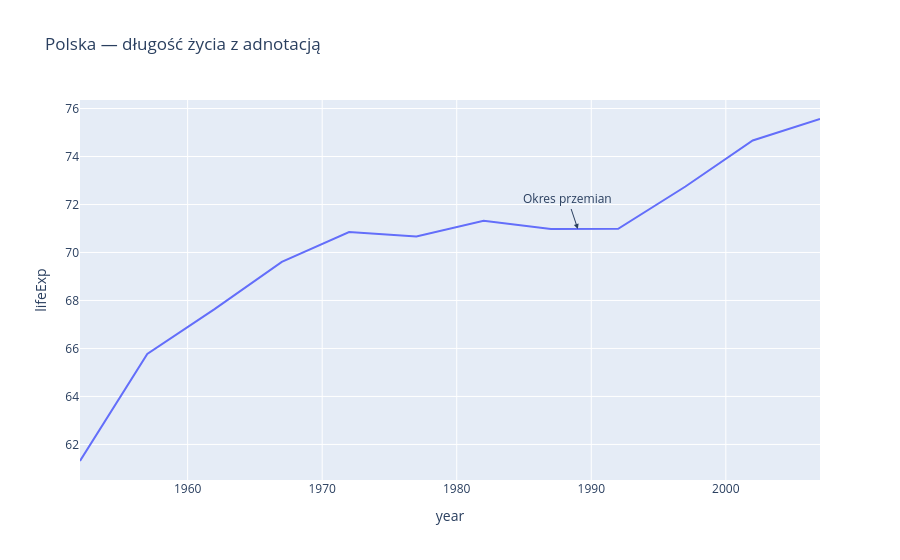

The notebook cell saved with this chart:
### Markdown cell above
## 2.6 Adnotacje

### Code cell
pl = df[df['country'] == 'Poland']

fig = px.line(pl, x='year', y='lifeExp',
              title="Polska — długość życia z adnotacją")
fig.add_annotation(x=1989, y=pl[pl['year'] == 1987]['lifeExp'].values[0],
                   text="Okres przemian", showarrow=True, arrowhead=2)
fig.show()

### Figure 1 — Plotly figure (JSON) as saved in the notebook; plotly's stock layout.template omitted (floating-point values rounded to 4 significant figures)
{"data": [{"hovertemplate": "year=%{x}<br>lifeExp=%{y}<extra></extra>", "legendgroup": "", "line": {"color": "#636efa", "dash": "solid"}, "marker": {"symbol": "circle"}, "mode": "lines", "name": "", "orientation": "v", "showlegend": false, "type": "scatter", "x": [1952, 1957, 1962, 1967, 1972, 1977, 1982, 1987, 1992, 1997, 2002, 2007], "xaxis": "x", "y": [61.31, 65.77, 67.64, 69.61, 70.85, 70.67, 71.32, 70.98, 70.99, 72.75, 74.67, 75.56], "yaxis": "y"}], "layout": {"annotations": [{"arrowhead": 2, "showarrow": true, "text": "Okres przemian", "x": 1989, "y": 70.98}], "legend": {"tracegroupgap": 0}, "title": {"text": "Polska — długość życia z adnotacją"}, "xaxis": {"anchor": "y", "domain": [0, 1], "title": {"text": "year"}}, "yaxis": {"anchor": "x", "domain": [0, 1], "title": {"text": "lifeExp"}}}}
